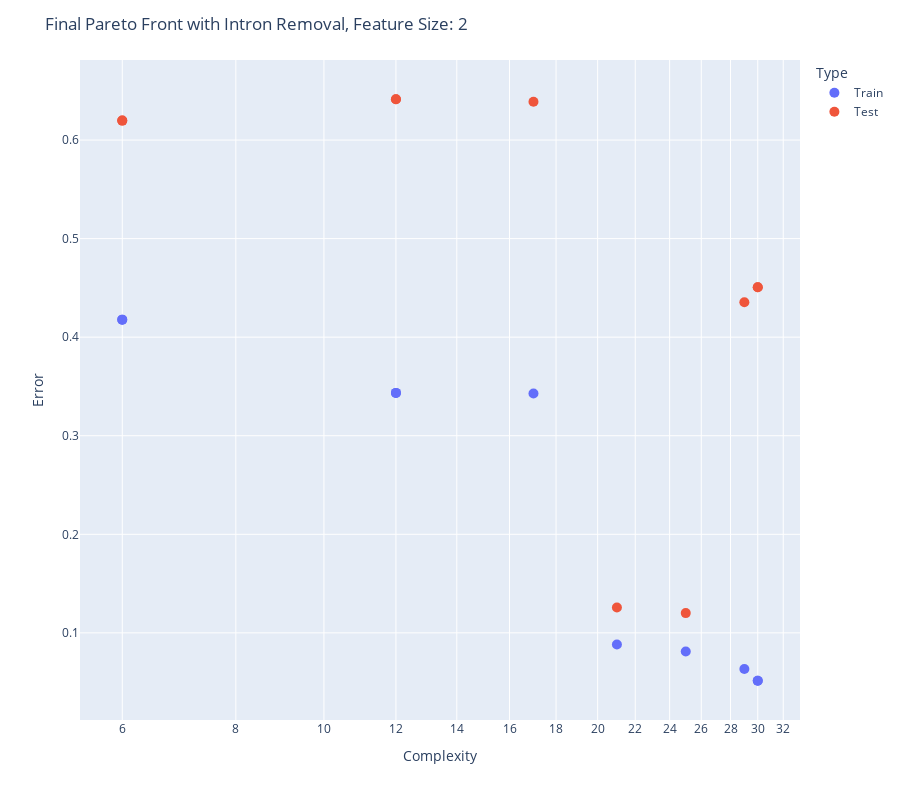
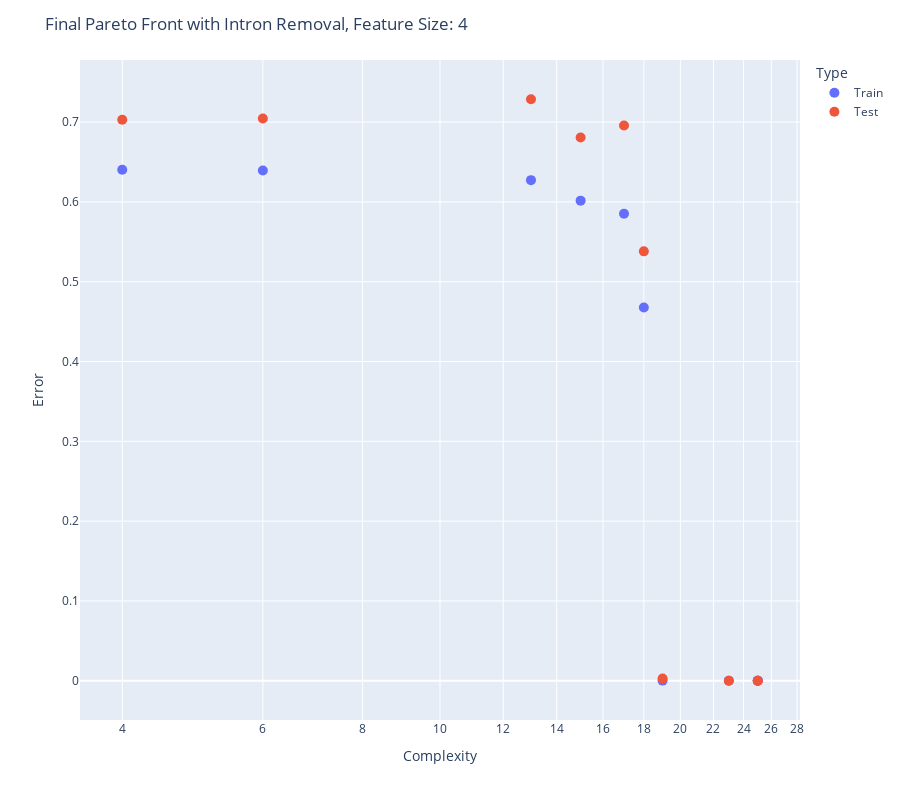
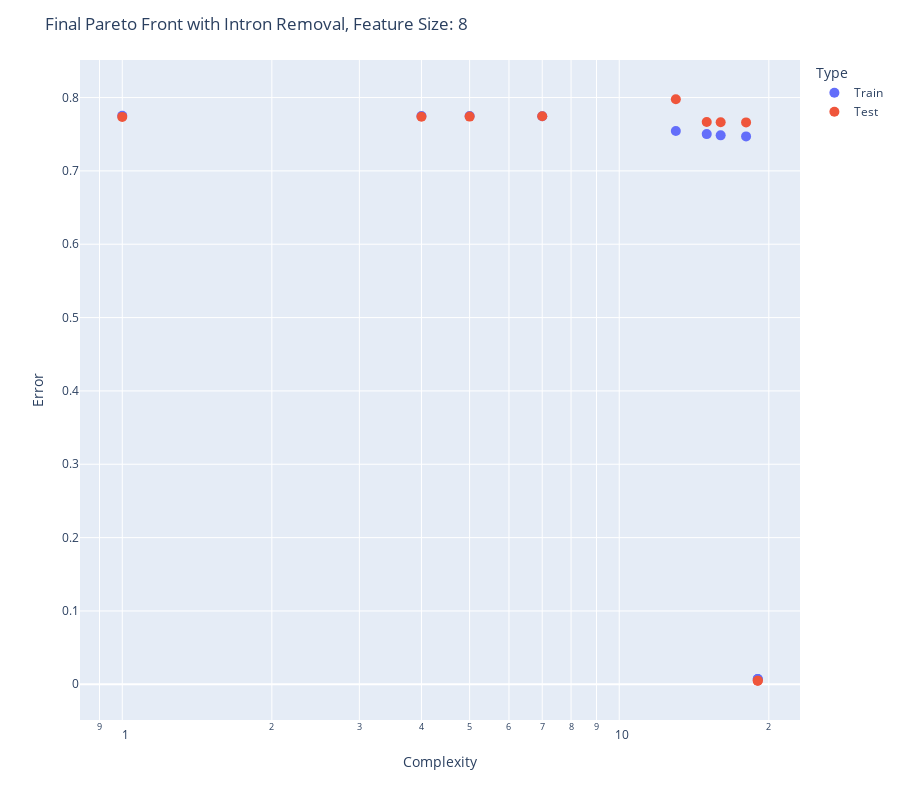
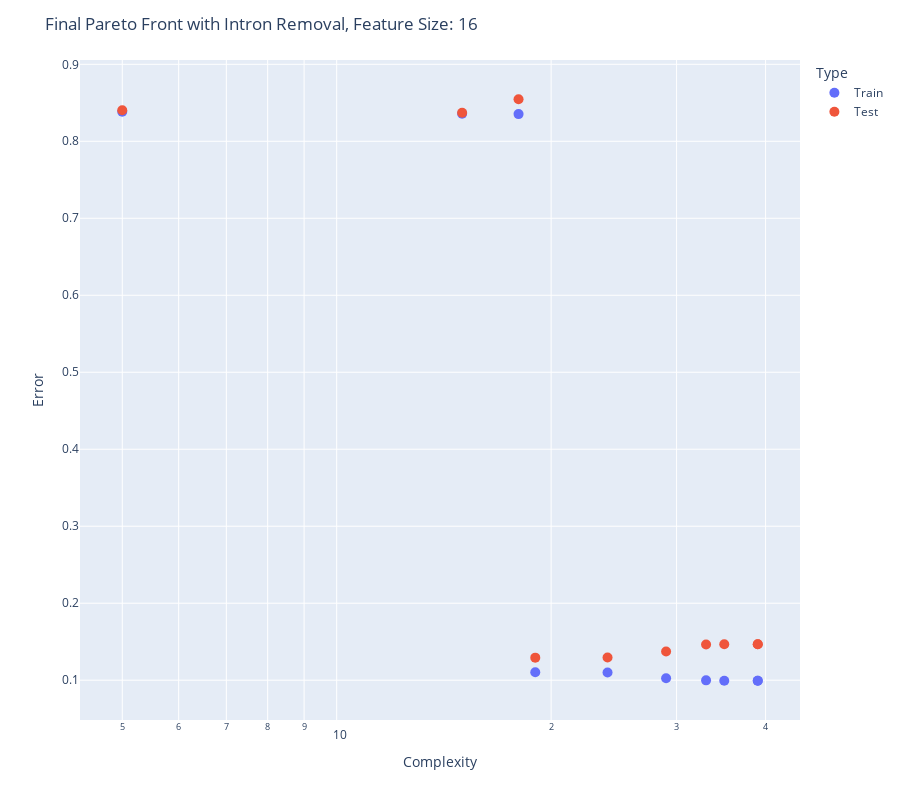

Source (notebook cell) for these figures, in order:
### Markdown cell above
# Scaling with respect to number of features

### Code cell
base_folder = "Intron_Removal/Output_Files/Scaling/"
feature_sizes = [2, 4, 8, 16]
time_requirement = []


for feature_size in feature_sizes:
    folder_name = base_folder + "Feature_Size_" + str(feature_size) + "/" 

    pf_train = pd.read_csv(folder_name + "final_pf_train.txt", sep=",", names=["Error", "Complexity"])
    pf_test = pd.read_csv(folder_name + "final_pf_test.txt", sep=",", names=["Error", "Complexity"])
    algo_list = read_algos(folder_name + "final_pf_algos.txt")

    time_requirement.append(read_time(folder_name + "final_programs_descriptions.txt"))

    pf_train["Algorithm"] = algo_list
    pf_test["Algorithm"] = algo_list
    pf_train["Type"] = "Train"
    pf_test["Type"] = "Test"

    x_title = "Complexity"
    y_title = "Error"

    pf = pd.concat([pf_train, pf_test])

    # plot and save the html files
    fig = plot(pf, x_title, y_title, color="Type", title="Final Pareto Front with Intron Removal, Feature Size: " + str(feature_size))

    fig.write_html(base_folder + "Images/pf_plot_feature_size_" + str(feature_size) + ".html")

fig, ax = plt.subplots(1, 1, figsize=(15, 8))
xticks = np.arange(len(time_requirement))
ax.plot(xticks, time_requirement, c="r")
ax.set_xticks(xticks)
ax.set_xticklabels(feature_sizes)
ax.set_xlabel("Feature Sizes")
ax.set_ylabel("Time Requirement (in s)")
ax.set_title("Time comparison for Different Feature Sizes")
plt.savefig(base_folder + "Images/Time Comparison.jpg")

### Figure 1 — Plotly figure (JSON) as saved in the notebook; plotly's stock layout.template omitted (floating-point values rounded to 4 significant figures)
{"data": [{"customdata": [["<br>def Setup():<br>def Predict():<br>def Learn():<br>", "Train"], ["<br>def Setup():<br>def Predict():<br>  s3 = s3 * s3<br>  v2 = v2 + v1<br>  s2 = s2 * s1<br>  v1 = s3 * v0<br>  s1 = -0.635275<br>  s1 = s1 - s2<br>  s3 = 0.114146<br>  s2 = s2 - s3<br>  s3 = -0.0864456<br>  s3 = s1 * s3<br>  s1 = dot(v0, v2)<br>def Learn():<br>  v1 = s0 * v1<br>  s3 = 0.0986698<br>  s2 = s1 - s2<br>", "Train"], ["<br>def Setup():<br>def Predict():<br>  s3 = s3 * s3<br>  v2 = v2 + v1<br>  s2 = s2 * s1<br>  v1 = s3 * v0<br>  s1 = -0.635275<br>  s1 = s1 - s2<br>  s3 = 0.114146<br>  s2 = s2 - s3<br>  s3 = -0.0864456<br>  s3 = s1 * s3<br>  s1 = dot(v0, v2)<br>def Learn():<br>  v1 = s0 * v1<br>  s3 = 0.0986698<br>  s2 = s1 - s2<br>", "Train"], ["<br>def Setup():<br>def Predict():<br>def Learn():<br>", "Train"], ["<br>def Setup():<br>def Predict():<br>  v1 = s3 * v0<br>  s1 = dot(v0, v2)<br>def Learn():<br>  v2 = s0 * v1<br>  s3 = 0.987379<br>", "Train"], ["<br>def Setup():<br>def Predict():<br>  v2 = v1 + v2<br>  v1 = s3 * v0<br>  s1 = dot(v1, v2)<br>def Learn():<br>  v1 = s0 * v1<br>  s3 = 0.0986698<br>", "Train"], ["<br>def Setup():<br>def Predict():<br>  s2 = 0.549893<br>  s2 = s2 - s1<br>  s2 = s2 * s1<br>  s2 = s3 - s2<br>def Learn():<br>  s3 = -0.107012<br>  s1 = s2 * s0<br>", "Train"], ["<br>def Setup():<br>def Predict():<br>  s1 = dot(v0, v2)<br>def Learn():<br>  v2 = s0 * v0<br>", "Train"], ["<br>def Setup():<br>def Predict():<br>  s3 = s3 * s3<br>  v2 = v2 + v1<br>  v1 = s3 * v0<br>  s1 = -0.635275<br>  s3 = 0.114146<br>  s3 = -0.0864456<br>  s1 = dot(v0, v2)<br>def Learn():<br>  v1 = s0 * v1<br>  s3 = 0.0986698<br>", "Train"], ["<br>def Setup():<br>def Predict():<br>  s3 = s3 * s3<br>  v2 = v2 + v1<br>  s2 = s2 * s1<br>  v1 = s3 * v0<br>  s1 = -0.635275<br>  s1 = s1 - s2<br>  s3 = 0.114146<br>  s3 = -0.0864456<br>  s3 = s1 * s3<br>  s1 = dot(v0, v2)<br>def Learn():<br>  v1 = s0 * v1<br>  s3 = 0.0986698<br>  s2 = s1 - s2<br>", "Train"], ["<br>def Setup():<br>def Predict():<br>  s2 = 0.549893<br>  s2 = s2 - s1<br>  s2 = s2 * s1<br>  s2 = s3 - s2<br>def Learn():<br>  s3 = -0.107012<br>  s1 = s2 * s0<br>", "Train"], ["<br>def Setup():<br>def Predict():<br>  s1 = dot(v0, v2)<br>def Learn():<br>  v2 = s0 * v0<br>", "Train"]], "hovertemplate": "Type=%{customdata[1]}<br>Complexity=%{x}<br>Error=%{y}<br>Algorithm=%{customdata[0]}<extra></extra>", "legendgroup": "Train", "marker": {"color": "#636efa", "size": 10, "symbol": "circle"}, "mode": "markers", "name": "Train", "orientation": "v", "showlegend": true, "textposition": "top center", "type": "scatter", "x": [0, 30, 30, 0, 17, 21, 6, 12, 25, 29, 6, 12], "xaxis": "x", "y": [0.4184, 0.05142, 0.05142, 0.4184, 0.3429, 0.08815, 0.4178, 0.3435, 0.08111, 0.06338, 0.4178, 0.3435], "yaxis": "y"}, {"customdata": [["<br>def Setup():<br>def Predict():<br>def Learn():<br>", "Test"], ["<br>def Setup():<br>def Predict():<br>  s3 = s3 * s3<br>  v2 = v2 + v1<br>  s2 = s2 * s1<br>  v1 = s3 * v0<br>  s1 = -0.635275<br>  s1 = s1 - s2<br>  s3 = 0.114146<br>  s2 = s2 - s3<br>  s3 = -0.0864456<br>  s3 = s1 * s3<br>  s1 = dot(v0, v2)<br>def Learn():<br>  v1 = s0 * v1<br>  s3 = 0.0986698<br>  s2 = s1 - s2<br>", "Test"], ["<br>def Setup():<br>def Predict():<br>  s3 = s3 * s3<br>  v2 = v2 + v1<br>  s2 = s2 * s1<br>  v1 = s3 * v0<br>  s1 = -0.635275<br>  s1 = s1 - s2<br>  s3 = 0.114146<br>  s2 = s2 - s3<br>  s3 = -0.0864456<br>  s3 = s1 * s3<br>  s1 = dot(v0, v2)<br>def Learn():<br>  v1 = s0 * v1<br>  s3 = 0.0986698<br>  s2 = s1 - s2<br>", "Test"], ["<br>def Setup():<br>def Predict():<br>def Learn():<br>", "Test"], ["<br>def Setup():<br>def Predict():<br>  v1 = s3 * v0<br>  s1 = dot(v0, v2)<br>def Learn():<br>  v2 = s0 * v1<br>  s3 = 0.987379<br>", "Test"], ["<br>def Setup():<br>def Predict():<br>  v2 = v1 + v2<br>  v1 = s3 * v0<br>  s1 = dot(v1, v2)<br>def Learn():<br>  v1 = s0 * v1<br>  s3 = 0.0986698<br>", "Test"], ["<br>def Setup():<br>def Predict():<br>  s2 = 0.549893<br>  s2 = s2 - s1<br>  s2 = s2 * s1<br>  s2 = s3 - s2<br>def Learn():<br>  s3 = -0.107012<br>  s1 = s2 * s0<br>", "Test"], ["<br>def Setup():<br>def Predict():<br>  s1 = dot(v0, v2)<br>def Learn():<br>  v2 = s0 * v0<br>", "Test"], ["<br>def Setup():<br>def Predict():<br>  s3 = s3 * s3<br>  v2 = v2 + v1<br>  v1 = s3 * v0<br>  s1 = -0.635275<br>  s3 = 0.114146<br>  s3 = -0.0864456<br>  s1 = dot(v0, v2)<br>def Learn():<br>  v1 = s0 * v1<br>  s3 = 0.0986698<br>", "Test"], ["<br>def Setup():<br>def Predict():<br>  s3 = s3 * s3<br>  v2 = v2 + v1<br>  s2 = s2 * s1<br>  v1 = s3 * v0<br>  s1 = -0.635275<br>  s1 = s1 - s2<br>  s3 = 0.114146<br>  s3 = -0.0864456<br>  s3 = s1 * s3<br>  s1 = dot(v0, v2)<br>def Learn():<br>  v1 = s0 * v1<br>  s3 = 0.0986698<br>  s2 = s1 - s2<br>", "Test"], ["<br>def Setup():<br>def Predict():<br>  s2 = 0.549893<br>  s2 = s2 - s1<br>  s2 = s2 * s1<br>  s2 = s3 - s2<br>def Learn():<br>  s3 = -0.107012<br>  s1 = s2 * s0<br>", "Test"], ["<br>def Setup():<br>def Predict():<br>  s1 = dot(v0, v2)<br>def Learn():<br>  v2 = s0 * v0<br>", "Test"]], "hovertemplate": "Type=%{customdata[1]}<br>Complexity=%{x}<br>Error=%{y}<br>Algorithm=%{customdata[0]}<extra></extra>", "legendgroup": "Test", "marker": {"color": "#EF553B", "size": 10, "symbol": "circle"}, "mode": "markers", "name": "Test", "orientation": "v", "showlegend": true, "textposition": "top center", "type": "scatter", "x": [0, 30, 30, 0, 17, 21, 6, 12, 25, 29, 6, 12], "xaxis": "x", "y": [0.5451, 0.4506, 0.4506, 0.5451, 0.6388, 0.1257, 0.6197, 0.6414, 0.1201, 0.4354, 0.6197, 0.6414], "yaxis": "y"}], "layout": {"height": 800, "legend": {"title": {"text": "Type"}, "tracegroupgap": 0}, "margin": {"t": 60}, "title": {"text": "Final Pareto Front with Intron Removal, Feature Size: 2"}, "xaxis": {"anchor": "y", "domain": [0, 1], "title": {"text": "Complexity"}, "type": "log"}, "yaxis": {"anchor": "x", "domain": [0, 1], "title": {"text": "Error"}}}}

### Figure 2 — Plotly figure (JSON) as saved in the notebook; plotly's stock layout.template omitted (floating-point values rounded to 4 significant figures)
{"data": [{"customdata": [["<br>def Setup():<br>def Predict():<br>def Learn():<br>", "Train"], ["<br>def Setup():<br>def Predict():<br>  v2 = v1 + v2<br>  v1 = s3 * v1<br>  s3 = 0.189209<br>  s1 = dot(v0, v2)<br>  s1 = s1 * s3<br>  s3 = -0.887889<br>def Learn():<br>  s1 = s0 - s1<br>  s3 = 0.635851<br>  v1 = s1 * v0<br>", "Train"], ["<br>def Setup():<br>def Predict():<br>  v2 = v1 + v2<br>  v1 = s3 * v1<br>  s3 = 0.189209<br>  s1 = dot(v0, v2)<br>  s1 = s1 * s3<br>  s3 = -0.887889<br>def Learn():<br>  s1 = s0 - s1<br>  s3 = 0.635851<br>  v1 = s1 * v0<br>", "Train"], ["<br>def Setup():<br>def Predict():<br>def Learn():<br>", "Train"], ["<br>def Setup():<br>def Predict():<br>  s1 = dot(v0, v2)<br>  s1 = s3 * s1<br>  v2 = v1 + v2<br>def Learn():<br>  v1 = s0 * v0<br>  s3 = 0.00645958<br>", "Train"], ["<br>def Setup():<br>def Predict():<br>  s3 = 0.181514<br>  v2 = v1 + v2<br>  s1 = dot(v0, v2)<br>  s1 = s1 * s3<br>def Learn():<br>  s1 = s0 - s1<br>  v1 = s1 * v0<br>", "Train"], ["<br>def Setup():<br>def Predict():<br>  s1 = dot(v0, v1)<br>  s2 = 0.290295<br>def Learn():<br>  v1 = s2 * v0<br>", "Train"], ["<br>def Setup():<br>  s2 = 0.224386<br>def Predict():<br>  s1 = s2 - s3<br>  s2 = s2 - s1<br>  s3 = 0.0756371<br>def Learn():<br>  s2 = s0 * s3<br>  s3 = s1 - s3<br>", "Train"], ["<br>def Setup():<br>def Predict():<br>  s1 = dot(v0, v2)<br>  s3 = s1 - s3<br>  s1 = s3 * s2<br>  s3 = 0.0283061<br>def Learn():<br>  v2 = v2 + v0<br>  s2 = s0 * s3<br>  s3 = s3 - s1<br>", "Train"], ["<br>def Setup():<br>def Predict():<br>  s1 = s2 - s3<br>  s2 = s2 - s1<br>  s3 = 0.0756371<br>def Learn():<br>  s3 = s0 * s3<br>", "Train"], ["<br>def Setup():<br>def Predict():<br>  v2 = v1 + v2<br>  v1 = s3 * v1<br>  s3 = 0.189209<br>  s1 = dot(v0, v2)<br>  s1 = s1 * s3<br>def Learn():<br>  s1 = s0 - s1<br>  v1 = s1 * v0<br>", "Train"], ["<br>def Setup():<br>def Predict():<br>  s3 = 0.189209<br>  s1 = dot(v0, v2)<br>  s1 = s1 * s3<br>  s3 = -0.887889<br>def Learn():<br>  v2 = s0 * v0<br>", "Train"]], "hovertemplate": "Type=%{customdata[1]}<br>Complexity=%{x}<br>Error=%{y}<br>Algorithm=%{customdata[0]}<extra></extra>", "legendgroup": "Train", "marker": {"color": "#636efa", "size": 10, "symbol": "circle"}, "mode": "markers", "name": "Train", "orientation": "v", "showlegend": true, "textposition": "top center", "type": "scatter", "x": [0, 25, 25, 0, 18, 19, 13, 6, 17, 4, 23, 15], "xaxis": "x", "y": [0.6403, 1.414e-05, 1.414e-05, 0.6403, 0.4677, 0.0002039, 0.6272, 0.6392, 0.5852, 0.6403, 1.418e-05, 0.6016], "yaxis": "y"}, {"customdata": [["<br>def Setup():<br>def Predict():<br>def Learn():<br>", "Test"], ["<br>def Setup():<br>def Predict():<br>  v2 = v1 + v2<br>  v1 = s3 * v1<br>  s3 = 0.189209<br>  s1 = dot(v0, v2)<br>  s1 = s1 * s3<br>  s3 = -0.887889<br>def Learn():<br>  s1 = s0 - s1<br>  s3 = 0.635851<br>  v1 = s1 * v0<br>", "Test"], ["<br>def Setup():<br>def Predict():<br>  v2 = v1 + v2<br>  v1 = s3 * v1<br>  s3 = 0.189209<br>  s1 = dot(v0, v2)<br>  s1 = s1 * s3<br>  s3 = -0.887889<br>def Learn():<br>  s1 = s0 - s1<br>  s3 = 0.635851<br>  v1 = s1 * v0<br>", "Test"], ["<br>def Setup():<br>def Predict():<br>def Learn():<br>", "Test"], ["<br>def Setup():<br>def Predict():<br>  s1 = dot(v0, v2)<br>  s1 = s3 * s1<br>  v2 = v1 + v2<br>def Learn():<br>  v1 = s0 * v0<br>  s3 = 0.00645958<br>", "Test"], ["<br>def Setup():<br>def Predict():<br>  s3 = 0.181514<br>  v2 = v1 + v2<br>  s1 = dot(v0, v2)<br>  s1 = s1 * s3<br>def Learn():<br>  s1 = s0 - s1<br>  v1 = s1 * v0<br>", "Test"], ["<br>def Setup():<br>def Predict():<br>  s1 = dot(v0, v1)<br>  s2 = 0.290295<br>def Learn():<br>  v1 = s2 * v0<br>", "Test"], ["<br>def Setup():<br>  s2 = 0.224386<br>def Predict():<br>  s1 = s2 - s3<br>  s2 = s2 - s1<br>  s3 = 0.0756371<br>def Learn():<br>  s2 = s0 * s3<br>  s3 = s1 - s3<br>", "Test"], ["<br>def Setup():<br>def Predict():<br>  s1 = dot(v0, v2)<br>  s3 = s1 - s3<br>  s1 = s3 * s2<br>  s3 = 0.0283061<br>def Learn():<br>  v2 = v2 + v0<br>  s2 = s0 * s3<br>  s3 = s3 - s1<br>", "Test"], ["<br>def Setup():<br>def Predict():<br>  s1 = s2 - s3<br>  s2 = s2 - s1<br>  s3 = 0.0756371<br>def Learn():<br>  s3 = s0 * s3<br>", "Test"], ["<br>def Setup():<br>def Predict():<br>  v2 = v1 + v2<br>  v1 = s3 * v1<br>  s3 = 0.189209<br>  s1 = dot(v0, v2)<br>  s1 = s1 * s3<br>def Learn():<br>  s1 = s0 - s1<br>  v1 = s1 * v0<br>", "Test"], ["<br>def Setup():<br>def Predict():<br>  s3 = 0.189209<br>  s1 = dot(v0, v2)<br>  s1 = s1 * s3<br>  s3 = -0.887889<br>def Learn():<br>  v2 = s0 * v0<br>", "Test"]], "hovertemplate": "Type=%{customdata[1]}<br>Complexity=%{x}<br>Error=%{y}<br>Algorithm=%{customdata[0]}<extra></extra>", "legendgroup": "Test", "marker": {"color": "#EF553B", "size": 10, "symbol": "circle"}, "mode": "markers", "name": "Test", "orientation": "v", "showlegend": true, "textposition": "top center", "type": "scatter", "x": [0, 25, 25, 0, 18, 19, 13, 6, 17, 4, 23, 15], "xaxis": "x", "y": [0.7031, 9.493e-05, 9.493e-05, 0.7031, 0.538, 0.002707, 0.7286, 0.7044, 0.6957, 0.7029, 9.507e-05, 0.6806], "yaxis": "y"}], "layout": {"height": 800, "legend": {"title": {"text": "Type"}, "tracegroupgap": 0}, "margin": {"t": 60}, "title": {"text": "Final Pareto Front with Intron Removal, Feature Size: 4"}, "xaxis": {"anchor": "y", "domain": [0, 1], "title": {"text": "Complexity"}, "type": "log"}, "yaxis": {"anchor": "x", "domain": [0, 1], "title": {"text": "Error"}}}}

### Figure 3 — Plotly figure (JSON) as saved in the notebook; plotly's stock layout.template omitted (floating-point values rounded to 4 significant figures)
{"data": [{"customdata": [["<br>def Setup():<br>def Predict():<br>def Learn():<br>", "Train"], ["<br>def Setup():<br>def Predict():<br>  s1 = 0.0986312<br>  s3 = dot(v0, v2)<br>  s1 = s3 * s1<br>def Learn():<br>  s3 = s0 - s1<br>  v1 = s3 * v0<br>  v2 = v2 + v1<br>", "Train"], ["<br>def Setup():<br>def Predict():<br>  s1 = 0.0986312<br>  s3 = dot(v0, v2)<br>  s1 = s3 * s1<br>def Learn():<br>  s3 = s0 - s1<br>  v1 = s3 * v0<br>  v2 = v2 + v1<br>", "Train"], ["<br>def Setup():<br>def Predict():<br>def Learn():<br>", "Train"], ["<br>def Setup():<br>def Predict():<br>  s1 = dot(v1, v0)<br>  s3 = 0.0960771<br>  v2 = v1 + v0<br>def Learn():<br>  s3 = s3 * s0<br>  v1 = s3 * v2<br>", "Train"], ["<br>def Setup():<br>def Predict():<br>  s1 = dot(v2, v0)<br>  s3 = 0.434531<br>def Learn():<br>  v2 = s3 * v0<br>", "Train"], ["<br>def Setup():<br>def Predict():<br>  s1 = 0.131849<br>  s3 = s3 - s1<br>  s1 = s2 - s1<br>  s2 = s3 * s3<br>  s3 = s3 - s3<br>def Learn():<br>  s3 = -0.314304<br>  s3 = s0 * s3<br>", "Train"], ["<br>def Setup():<br>def Predict():<br>  s1 = -0.0939214<br>def Learn():<br>", "Train"], ["<br>def Setup():<br>def Predict():<br>  s1 = 0.101777<br>  s1 = s2 - s1<br>  s2 = s1 * s1<br>def Learn():<br>  s2 = 0.840121<br>", "Train"], ["<br>def Setup():<br>def Predict():<br>  s3 = 0.0855635<br>  s1 = dot(v1, v0)<br>  s1 = s3 * s1<br>def Learn():<br>  s3 = s0 - s1<br>  v1 = s3 * v0<br>", "Train"], ["<br>def Setup():<br>def Predict():<br>  s3 = 0.0855635<br>  s1 = dot(v1, v0)<br>  s1 = s3 * s1<br>def Learn():<br>  s1 = -0.733555<br>  s3 = s0 - s1<br>  v1 = s3 * v0<br>", "Train"], ["<br>def Setup():<br>def Predict():<br>  s1 = 0.131849<br>  s1 = s2 - s1<br>  s2 = s3 * s3<br>  s3 = s3 - s3<br>def Learn():<br>  s3 = -0.775442<br>", "Train"]], "hovertemplate": "Type=%{customdata[1]}<br>Complexity=%{x}<br>Error=%{y}<br>Algorithm=%{customdata[0]}<extra></extra>", "legendgroup": "Train", "marker": {"color": "#636efa", "size": 10, "symbol": "circle"}, "mode": "markers", "name": "Train", "orientation": "v", "showlegend": true, "textposition": "top center", "type": "scatter", "x": [0, 19, 19, 0, 18, 13, 7, 1, 4, 15, 16, 5], "xaxis": "x", "y": [0.7753, 0.007244, 0.007244, 0.7753, 0.747, 0.7544, 0.7746, 0.7751, 0.7749, 0.7501, 0.7484, 0.7748], "yaxis": "y"}, {"customdata": [["<br>def Setup():<br>def Predict():<br>def Learn():<br>", "Test"], ["<br>def Setup():<br>def Predict():<br>  s1 = 0.0986312<br>  s3 = dot(v0, v2)<br>  s1 = s3 * s1<br>def Learn():<br>  s3 = s0 - s1<br>  v1 = s3 * v0<br>  v2 = v2 + v1<br>", "Test"], ["<br>def Setup():<br>def Predict():<br>  s1 = 0.0986312<br>  s3 = dot(v0, v2)<br>  s1 = s3 * s1<br>def Learn():<br>  s3 = s0 - s1<br>  v1 = s3 * v0<br>  v2 = v2 + v1<br>", "Test"], ["<br>def Setup():<br>def Predict():<br>def Learn():<br>", "Test"], ["<br>def Setup():<br>def Predict():<br>  s1 = dot(v1, v0)<br>  s3 = 0.0960771<br>  v2 = v1 + v0<br>def Learn():<br>  s3 = s3 * s0<br>  v1 = s3 * v2<br>", "Test"], ["<br>def Setup():<br>def Predict():<br>  s1 = dot(v2, v0)<br>  s3 = 0.434531<br>def Learn():<br>  v2 = s3 * v0<br>", "Test"], ["<br>def Setup():<br>def Predict():<br>  s1 = 0.131849<br>  s3 = s3 - s1<br>  s1 = s2 - s1<br>  s2 = s3 * s3<br>  s3 = s3 - s3<br>def Learn():<br>  s3 = -0.314304<br>  s3 = s0 * s3<br>", "Test"], ["<br>def Setup():<br>def Predict():<br>  s1 = -0.0939214<br>def Learn():<br>", "Test"], ["<br>def Setup():<br>def Predict():<br>  s1 = 0.101777<br>  s1 = s2 - s1<br>  s2 = s1 * s1<br>def Learn():<br>  s2 = 0.840121<br>", "Test"], ["<br>def Setup():<br>def Predict():<br>  s3 = 0.0855635<br>  s1 = dot(v1, v0)<br>  s1 = s3 * s1<br>def Learn():<br>  s3 = s0 - s1<br>  v1 = s3 * v0<br>", "Test"], ["<br>def Setup():<br>def Predict():<br>  s3 = 0.0855635<br>  s1 = dot(v1, v0)<br>  s1 = s3 * s1<br>def Learn():<br>  s1 = -0.733555<br>  s3 = s0 - s1<br>  v1 = s3 * v0<br>", "Test"], ["<br>def Setup():<br>def Predict():<br>  s1 = 0.131849<br>  s1 = s2 - s1<br>  s2 = s3 * s3<br>  s3 = s3 - s3<br>def Learn():<br>  s3 = -0.775442<br>", "Test"]], "hovertemplate": "Type=%{customdata[1]}<br>Complexity=%{x}<br>Error=%{y}<br>Algorithm=%{customdata[0]}<extra></extra>", "legendgroup": "Test", "marker": {"color": "#EF553B", "size": 10, "symbol": "circle"}, "mode": "markers", "name": "Test", "orientation": "v", "showlegend": true, "textposition": "top center", "type": "scatter", "x": [0, 19, 19, 0, 18, 13, 7, 1, 4, 15, 16, 5], "xaxis": "x", "y": [0.7734, 0.004813, 0.004813, 0.7734, 0.7661, 0.7977, 0.7745, 0.7736, 0.7739, 0.7665, 0.7662, 0.774], "yaxis": "y"}], "layout": {"height": 800, "legend": {"title": {"text": "Type"}, "tracegroupgap": 0}, "margin": {"t": 60}, "title": {"text": "Final Pareto Front with Intron Removal, Feature Size: 8"}, "xaxis": {"anchor": "y", "domain": [0, 1], "title": {"text": "Complexity"}, "type": "log"}, "yaxis": {"anchor": "x", "domain": [0, 1], "title": {"text": "Error"}}}}

### Figure 4 — Plotly figure (JSON) as saved in the notebook; plotly's stock layout.template omitted (floating-point values rounded to 4 significant figures)
{"data": [{"customdata": [["<br>def Setup():<br>def Predict():<br>def Learn():<br>", "Train"], ["<br>def Setup():<br>def Predict():<br>  v1 = v2 + v1<br>  s2 = -0.0556516<br>  s1 = dot(v0, v1)<br>  s1 = s1 - s2<br>  s3 = s2 * s3<br>  s1 = s1 - s2<br>  s1 = s1 - s2<br>  s1 = s1 - s2<br>  s1 = s2 * s1<br>  v2 = s3 * v2<br>  v1 = v1 + v2<br>  s2 = -0.305152<br>  s3 = s2 * s1<br>  v2 = v2 + v2<br>def Learn():<br>  s2 = s1 - s0<br>  s3 = s3 - s2<br>  v2 = s2 * v0<br>", "Train"], ["<br>def Setup():<br>def Predict():<br>  v1 = v2 + v1<br>  s2 = -0.0556516<br>  s1 = dot(v0, v1)<br>  s1 = s1 - s2<br>  s3 = s2 * s3<br>  s1 = s1 - s2<br>  s1 = s1 - s2<br>  s1 = s1 - s2<br>  s1 = s2 * s1<br>  v2 = s3 * v2<br>  v1 = v1 + v2<br>  s2 = -0.305152<br>  s3 = s2 * s1<br>  v2 = v2 + v2<br>def Learn():<br>  s2 = s1 - s0<br>  s3 = s3 - s2<br>  v2 = s2 * v0<br>", "Train"], ["<br>def Setup():<br>def Predict():<br>def Learn():<br>", "Train"], ["<br>def Setup():<br>def Predict():<br>  s1 = dot(v1, v0)<br>  s2 = -0.0559201<br>  s1 = s2 * s1<br>def Learn():<br>  s1 = s1 - s0<br>  v2 = s1 * v0<br>  v1 = v1 + v2<br>", "Train"], ["<br>def Setup():<br>def Predict():<br>  s2 = -0.111614<br>  s1 = dot(v0, v1)<br>  s1 = s2 * s1<br>  s2 = s2 * s1<br>  s2 = s1 * s2<br>  s1 = s1 - s2<br>def Learn():<br>  s1 = s2 - s0<br>  v1 = s1 * v0<br>", "Train"], ["<br>def Setup():<br>def Predict():<br>  s1 = dot(v0, v1)<br>  s1 = s2 * s1<br>  s2 = -0.092042<br>def Learn():<br>  s1 = s2 - s0<br>  v1 = s1 * v0<br>", "Train"], ["<br>def Setup():<br>  s3 = -1.21825<br>def Predict():<br>  s1 = dot(v1, v0)<br>  s1 = s1 - s2<br>  s2 = -0.0559201<br>  s2 = s2 - s3<br>  s3 = s3 - s0<br>  s1 = s2 * s1<br>  s3 = s0 * s1<br>def Learn():<br>  s1 = s1 - s0<br>  v2 = s1 * v0<br>  v1 = v1 + v2<br>", "Train"], ["<br>def Setup():<br>def Predict():<br>  s1 = s3 * s2<br>  s3 = 0.121786<br>def Learn():<br>  s2 = s1 - s3<br>  s2 = s2 - s0<br>  s3 = 0.607996<br>", "Train"], ["<br>def Setup():<br>def Predict():<br>  v1 = v2 + v1<br>  s2 = -0.0556516<br>  s1 = dot(v0, v1)<br>  s3 = s2 * s3<br>  s1 = s2 * s1<br>  v2 = s3 * v2<br>  v1 = v1 + v2<br>def Learn():<br>  s2 = s1 - s0<br>  s3 = s3 - s2<br>  v2 = s2 * v0<br>", "Train"], ["<br>def Setup():<br>def Predict():<br>  v1 = v2 + v1<br>  s2 = -0.0556516<br>  s1 = dot(v0, v1)<br>  s1 = s1 - s2<br>  s3 = s2 * s3<br>  s1 = s1 - s2<br>  s1 = s2 * s1<br>  v2 = s3 * v2<br>  v1 = v1 + v2<br>  s2 = -0.305152<br>  s3 = s2 * s1<br>def Learn():<br>  s2 = s1 - s0<br>  s3 = s3 - s2<br>  v2 = s2 * v0<br>", "Train"], ["<br>def Setup():<br>def Predict():<br>  v1 = v2 + v1<br>  s2 = -0.0556516<br>  s1 = dot(v0, v1)<br>  s1 = s1 - s2<br>  s3 = s2 * s3<br>  s1 = s1 - s2<br>  s1 = s1 - s2<br>  s1 = s1 - s2<br>  s1 = s2 * s1<br>  v2 = s3 * v2<br>  v1 = v1 + v2<br>  s2 = -0.305152<br>  s3 = s2 * s1<br>def Learn():<br>  s2 = s1 - s0<br>  s3 = s3 - s2<br>  v2 = s2 * v0<br>", "Train"]], "hovertemplate": "Type=%{customdata[1]}<br>Complexity=%{x}<br>Error=%{y}<br>Algorithm=%{customdata[0]}<extra></extra>", "legendgroup": "Train", "marker": {"color": "#636efa", "size": 10, "symbol": "circle"}, "mode": "markers", "name": "Train", "orientation": "v", "showlegend": true, "textposition": "top center", "type": "scatter", "x": [0, 39, 39, 0, 19, 18, 15, 24, 5, 29, 33, 35], "xaxis": "x", "y": [0.8392, 0.09929, 0.09929, 0.8392, 0.1103, 0.8353, 0.8359, 0.1101, 0.8384, 0.1026, 0.0998, 0.09935], "yaxis": "y"}, {"customdata": [["<br>def Setup():<br>def Predict():<br>def Learn():<br>", "Test"], ["<br>def Setup():<br>def Predict():<br>  v1 = v2 + v1<br>  s2 = -0.0556516<br>  s1 = dot(v0, v1)<br>  s1 = s1 - s2<br>  s3 = s2 * s3<br>  s1 = s1 - s2<br>  s1 = s1 - s2<br>  s1 = s1 - s2<br>  s1 = s2 * s1<br>  v2 = s3 * v2<br>  v1 = v1 + v2<br>  s2 = -0.305152<br>  s3 = s2 * s1<br>  v2 = v2 + v2<br>def Learn():<br>  s2 = s1 - s0<br>  s3 = s3 - s2<br>  v2 = s2 * v0<br>", "Test"], ["<br>def Setup():<br>def Predict():<br>  v1 = v2 + v1<br>  s2 = -0.0556516<br>  s1 = dot(v0, v1)<br>  s1 = s1 - s2<br>  s3 = s2 * s3<br>  s1 = s1 - s2<br>  s1 = s1 - s2<br>  s1 = s1 - s2<br>  s1 = s2 * s1<br>  v2 = s3 * v2<br>  v1 = v1 + v2<br>  s2 = -0.305152<br>  s3 = s2 * s1<br>  v2 = v2 + v2<br>def Learn():<br>  s2 = s1 - s0<br>  s3 = s3 - s2<br>  v2 = s2 * v0<br>", "Test"], ["<br>def Setup():<br>def Predict():<br>def Learn():<br>", "Test"], ["<br>def Setup():<br>def Predict():<br>  s1 = dot(v1, v0)<br>  s2 = -0.0559201<br>  s1 = s2 * s1<br>def Learn():<br>  s1 = s1 - s0<br>  v2 = s1 * v0<br>  v1 = v1 + v2<br>", "Test"], ["<br>def Setup():<br>def Predict():<br>  s2 = -0.111614<br>  s1 = dot(v0, v1)<br>  s1 = s2 * s1<br>  s2 = s2 * s1<br>  s2 = s1 * s2<br>  s1 = s1 - s2<br>def Learn():<br>  s1 = s2 - s0<br>  v1 = s1 * v0<br>", "Test"], ["<br>def Setup():<br>def Predict():<br>  s1 = dot(v0, v1)<br>  s1 = s2 * s1<br>  s2 = -0.092042<br>def Learn():<br>  s1 = s2 - s0<br>  v1 = s1 * v0<br>", "Test"], ["<br>def Setup():<br>  s3 = -1.21825<br>def Predict():<br>  s1 = dot(v1, v0)<br>  s1 = s1 - s2<br>  s2 = -0.0559201<br>  s2 = s2 - s3<br>  s3 = s3 - s0<br>  s1 = s2 * s1<br>  s3 = s0 * s1<br>def Learn():<br>  s1 = s1 - s0<br>  v2 = s1 * v0<br>  v1 = v1 + v2<br>", "Test"], ["<br>def Setup():<br>def Predict():<br>  s1 = s3 * s2<br>  s3 = 0.121786<br>def Learn():<br>  s2 = s1 - s3<br>  s2 = s2 - s0<br>  s3 = 0.607996<br>", "Test"], ["<br>def Setup():<br>def Predict():<br>  v1 = v2 + v1<br>  s2 = -0.0556516<br>  s1 = dot(v0, v1)<br>  s3 = s2 * s3<br>  s1 = s2 * s1<br>  v2 = s3 * v2<br>  v1 = v1 + v2<br>def Learn():<br>  s2 = s1 - s0<br>  s3 = s3 - s2<br>  v2 = s2 * v0<br>", "Test"], ["<br>def Setup():<br>def Predict():<br>  v1 = v2 + v1<br>  s2 = -0.0556516<br>  s1 = dot(v0, v1)<br>  s1 = s1 - s2<br>  s3 = s2 * s3<br>  s1 = s1 - s2<br>  s1 = s2 * s1<br>  v2 = s3 * v2<br>  v1 = v1 + v2<br>  s2 = -0.305152<br>  s3 = s2 * s1<br>def Learn():<br>  s2 = s1 - s0<br>  s3 = s3 - s2<br>  v2 = s2 * v0<br>", "Test"], ["<br>def Setup():<br>def Predict():<br>  v1 = v2 + v1<br>  s2 = -0.0556516<br>  s1 = dot(v0, v1)<br>  s1 = s1 - s2<br>  s3 = s2 * s3<br>  s1 = s1 - s2<br>  s1 = s1 - s2<br>  s1 = s1 - s2<br>  s1 = s2 * s1<br>  v2 = s3 * v2<br>  v1 = v1 + v2<br>  s2 = -0.305152<br>  s3 = s2 * s1<br>def Learn():<br>  s2 = s1 - s0<br>  s3 = s3 - s2<br>  v2 = s2 * v0<br>", "Test"]], "hovertemplate": "Type=%{customdata[1]}<br>Complexity=%{x}<br>Error=%{y}<br>Algorithm=%{customdata[0]}<extra></extra>", "legendgroup": "Test", "marker": {"color": "#EF553B", "size": 10, "symbol": "circle"}, "mode": "markers", "name": "Test", "orientation": "v", "showlegend": true, "textposition": "top center", "type": "scatter", "x": [0, 39, 39, 0, 19, 18, 15, 24, 5, 29, 33, 35], "xaxis": "x", "y": [0.8389, 0.1468, 0.1468, 0.8389, 0.1293, 0.8546, 0.8371, 0.1294, 0.8403, 0.1374, 0.1464, 0.1468], "yaxis": "y"}], "layout": {"height": 800, "legend": {"title": {"text": "Type"}, "tracegroupgap": 0}, "margin": {"t": 60}, "title": {"text": "Final Pareto Front with Intron Removal, Feature Size: 16"}, "xaxis": {"anchor": "y", "domain": [0, 1], "title": {"text": "Complexity"}, "type": "log"}, "yaxis": {"anchor": "x", "domain": [0, 1], "title": {"text": "Error"}}}}
